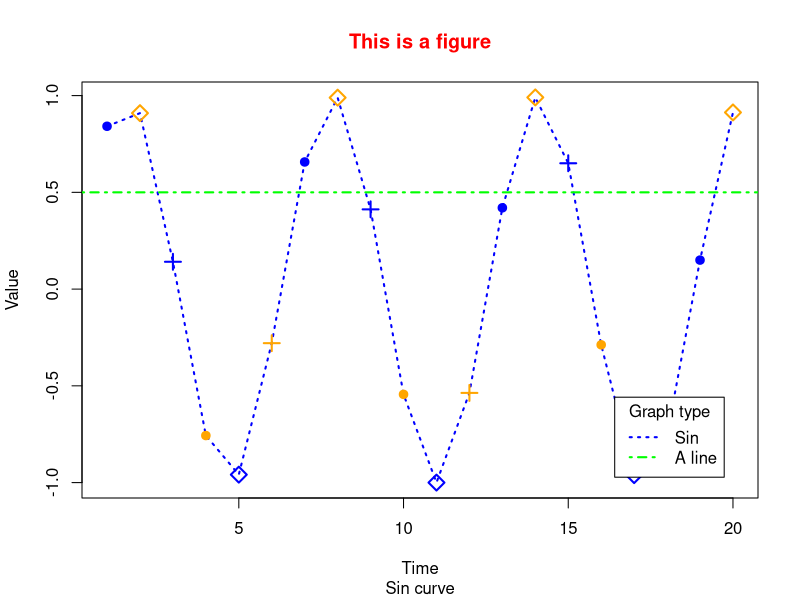
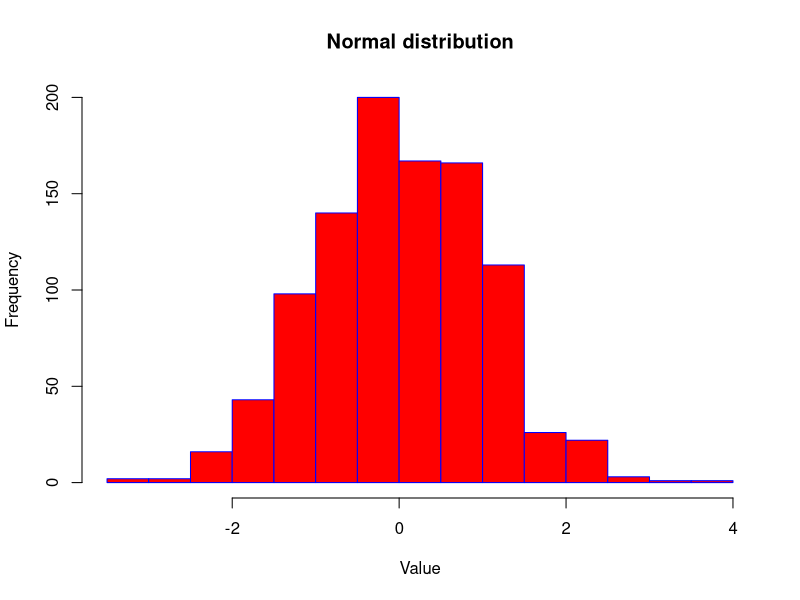

Source code (R) for these figures, in order:
## ---- chunk 1
# knitr::include_graphics("figures/cnh_figure.png")
## ---- chunk 2
x <- 1:20
y <- sin(x)
plot(x, y,
     col = c('blue', 'orange'), # color, could be one or more.
     type = 'o', # the type of this plot. Details in help documentation. 
     pch = c(20, 5, 3), # shape of points, could be one or more.
     cex = 1.5, # the size of points
     lty = 3, lwd = 2, # line style and width
     main = "This is a figure", # define title
     sub = "Sin curve", # a sub title
     col.main = 'red', # set color for title
     xlab = "Time", # title of X axis
     ylab = "Value") # title of Y axis
# Add a line to an existing plot
abline(h = 0.5, col = 'green', lwd = 2, lty = 10) 
# Add a legend, have to set everything manually.
# Details in help document.
legend('bottomright', # position
       inset = 0.05, # adjust position
       c("Sin","A line"), 
       lwd = 2,
       lty = c(3, 10),
       col = c("blue", "green"),
       title="Graph type")
## ---- chunk 3
set.seed(10)
x <- rnorm(1000)
hist(x, col = c('red'), 
     border = c('blue'),
     main = 'Normal distribution',
     breaks = 10, # ~= 10
     xlab = 'Value')
